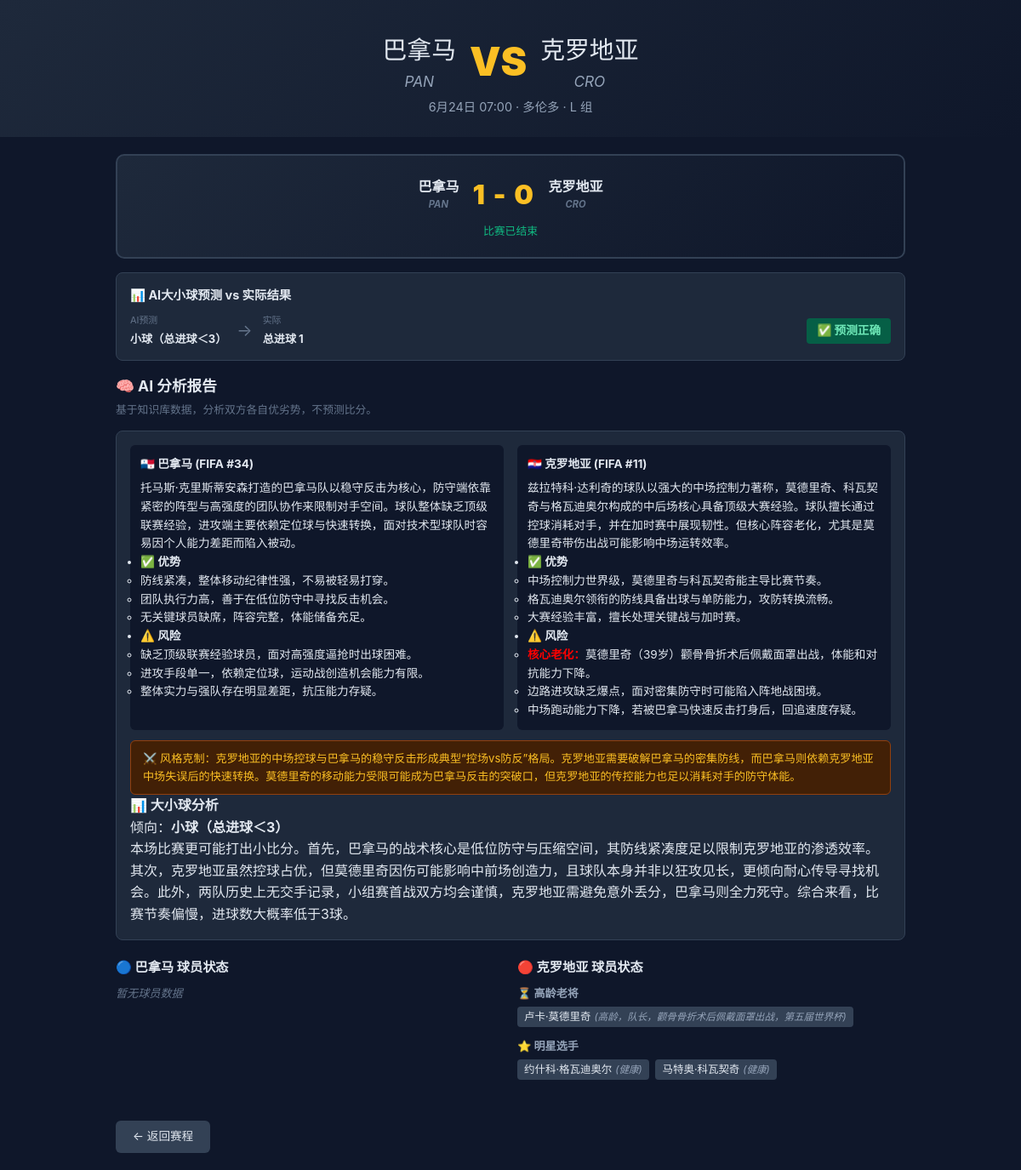
The app's page /match/48, older data.
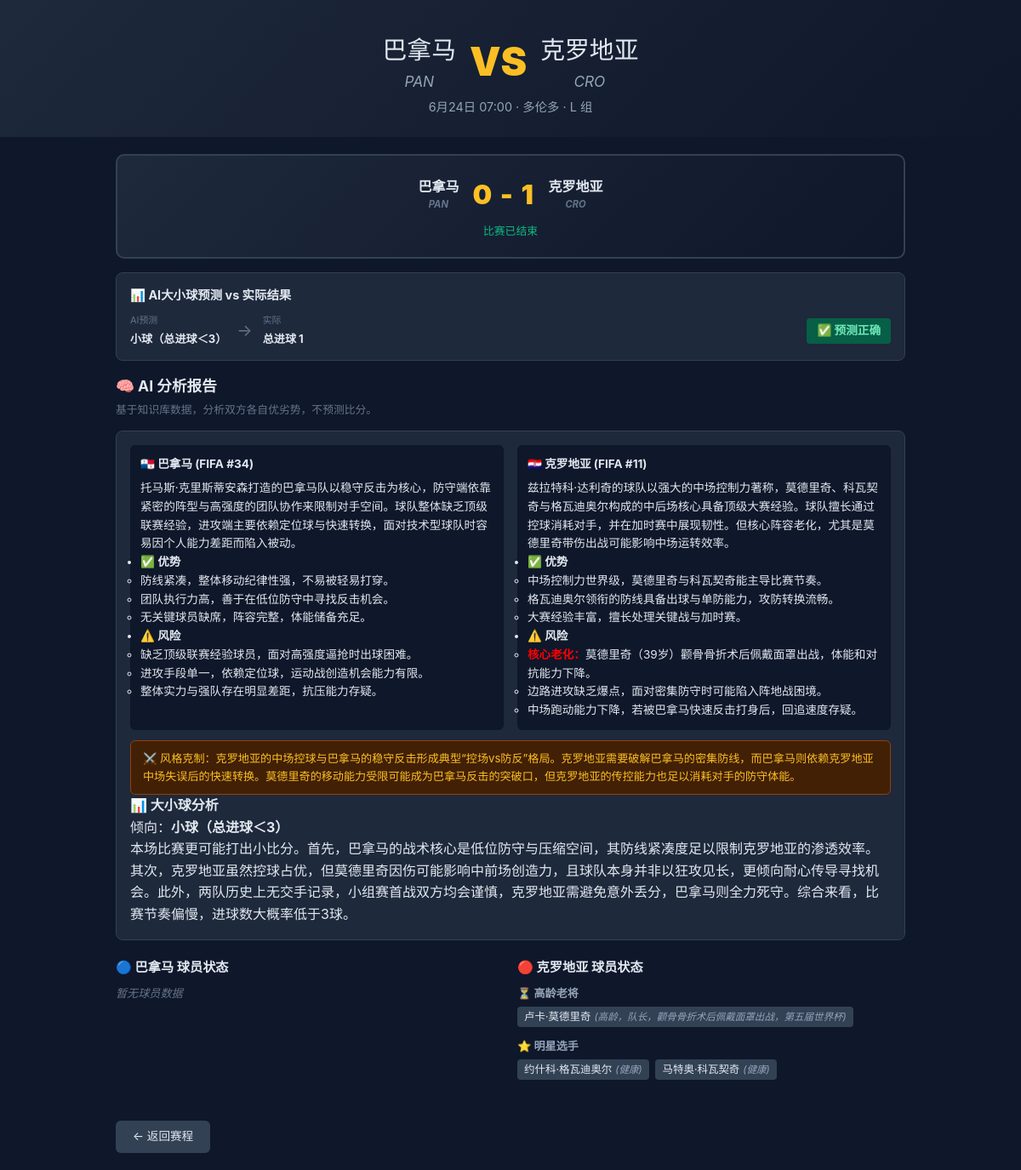
The same page, newer data.
### tables this page shows
CREATE TABLE teams (
        id INTEGER PRIMARY KEY, name TEXT, fifa_code TEXT, group_name TEXT,
        fifa_rank INTEGER DEFAULT NULL, coach TEXT DEFAULT NULL,
        style TEXT DEFAULT NULL, strengths TEXT DEFAULT NULL,
        weaknesses TEXT DEFAULT NULL, has_detail INTEGER DEFAULT 0);

CREATE TABLE matches (
        id INTEGER PRIMARY KEY, team_a_id INTEGER, team_b_id INTEGER,
        match_date TEXT, venue TEXT, group_name TEXT, team_a_score INTEGER DEFAULT NULL, team_b_score INTEGER DEFAULT NULL);

CREATE TABLE report_cache (
        match_id INTEGER PRIMARY KEY, report_html TEXT,
        created_at TIMESTAMP DEFAULT CURRENT_TIMESTAMP);

CREATE TABLE players (
        id INTEGER PRIMARY KEY, team_id INTEGER, name TEXT, category TEXT,
        age INTEGER, position TEXT, status TEXT, recent_form TEXT,
        FOREIGN KEY (team_id) REFERENCES teams(id));

### app.py (the view)
@app.route("/match/<int:match_id>")
def match(match_id):
    m, a, b, h2h, a_players, b_players = get_match(match_id)
    if m is None:
        return render_template("match.html", match=None), 404
    def classify_players(players):
        result = {}
        for p in players:
            cat = p["category"]
            if cat not in result:
                result[cat] = []
            result[cat].append(p)
        return result
    a_score = m["team_a_score"]
    b_score = m["team_b_score"]
    is_completed = a_score is not None and b_score is not None
    pred_result = None
    if is_completed:
        total_goals = a_score + b_score
        ai_pred = get_prediction_for_match(match_id)
        if ai_pred == "大球":
            pred_result = {
                "prediction": "大球（总进球≥3）",
                "actual": f"总进球 {total_goals}",
                "correct": total_goals >= 3,
            }
        elif ai_pred == "小球":
            pred_result = {
                "prediction": "小球（总进球＜3）",
                "actual": f"总进球 {total_goals}",
                "correct": total_goals < 3,
            }
    report = generate_match_report(match_id, a, b, a_players, b_players, h2h)
    return render_template(
        "match.html",
        match=m,
        team_a=a,
        team_b=b,
        h2h=h2h,
        a_players_by_cat=classify_players(a_players),
        b_players_by_cat=classify_players(b_players),
        cat_labels=CATEGORY_LABELS,
        report=report,
        is_completed=is_completed,
        pred_result=pred_result,
    )

### ai_engine.py (called while the page is built)
def generate_match_report(match_id, team_a, team_b, a_players, b_players, h2h):
    from models import get_cached_report, save_report_cache
    cached = get_cached_report(match_id)
    if cached:
        return cached
    api_key = os.environ.get("DEEPSEEK_API_KEY")
    report = _generate_with_deepseek(api_key, team_a, team_b, a_players, b_players, h2h) if api_key \
        else _generate_rule_based(team_a, team_b, a_players, b_players, h2h)
    save_report_cache(match_id, report)
    return report

### models.py (called while the page is built)
def get_match(match_id):
    conn = sqlite3.connect(DB_PATH); conn.row_factory = sqlite3.Row
    m = conn.execute("SELECT * FROM matches WHERE id=?", (match_id,)).fetchone()
    if not m: conn.close(); return None,None,None,None,[],[]
    a = conn.execute("SELECT * FROM teams WHERE id=?",(m["team_a_id"],)).fetchone()
    b = conn.execute("SELECT * FROM teams WHERE id=?",(m["team_b_id"],)).fetchone()
    h2h = conn.execute("SELECT * FROM head_to_head WHERE (team_a_id=? AND team_b_id=?) OR (team_a_id=? AND team_b_id=?)",
        (m["team_a_id"],m["team_b_id"],m["team_b_id"],m["team_a_id"])).fetchone()
    ap = conn.execute("SELECT * FROM players WHERE team_id=?",(m["team_a_id"],)).fetchall()
    bp = conn.execute("SELECT * FROM players WHERE team_id=?",(m["team_b_id"],)).fetchall()
    conn.close(); return m,a,b,h2h,ap,bp

def get_cached_report(match_id):
    conn = sqlite3.connect(DB_PATH)
    row = conn.execute("SELECT report_html FROM report_cache WHERE match_id=?", (match_id,)).fetchone()
    conn.close()
    return row[0] if row else None

def get_prediction_for_match(match_id):
    import re
    report = get_cached_report(match_id)
    if not report:
        return None
    m = re.search(r'倾向[：:]\s*<strong[^>]*>(.*?)</strong>', report)
    if m:
        text = m.group(1)
        if '大球' in text:
            return '大球'
        elif '小球' in text:
            return '小球'
    m2 = re.search(r'倾向[：:].*?(大球|小球)', report)
    if m2:
        return m2.group(1)
    return None

### templates/match.html (shortened to what this page needs)
<!DOCTYPE html>
<html lang="zh">
<head>
<link rel="stylesheet" href="/static/style.css">
</head>
<body>
{% if match %}
<header class="header match-header">
  <div class="vs-title">
    <span class="team-a">{{ team_a.name }} <em>{{ team_a.fifa_code }}</em></span>
    <span class="vs">VS</span>
    <span class="team-b">{{ team_b.name }} <em>{{ team_b.fifa_code }}</em></span>
  </div>
  <p class="subtitle">{{ match.match_date }} · {{ match.venue }} · {{ match.group_name }} 组</p>
</header>
<main class="container">
  {% if is_completed %}
  <section class="match-result-banner">
    <div class="result-score">
      <span class="result-team">{{ team_a.name }} <em>{{ team_a.fifa_code }}</em></span>
      <span class="result-score-num">{{ match.team_a_score }} - {{ match.team_b_score }}</span>
      <span class="result-team">{{ team_b.name }} <em>{{ team_b.fifa_code }}</em></span>
    </div>
    <div class="result-status">比赛已结束</div>
  </section>
  {% if pred_result %}
  <section class="prediction-comparison">
    <h3>📊 AI大小球预测 vs 实际结果</h3>
    <div class="pred-compare-row">
      <div class="pred-side">
        <span class="pred-label">AI预测</span>
        <strong>{{ pred_result.prediction }}</strong>
      </div>
      <span class="pred-vs-arrow">→</span>
      <div class="pred-side">
        <span class="pred-label">实际</span>
        <strong>{{ pred_result.actual }}</strong>
      </div>
      <div class="pred-outcome {{ 'pred-correct' if pred_result.correct else 'pred-wrong' }}">
        {{ '✅ 预测正确' if pred_result.correct else '❌ 预测错误' }}
      </div>
    </div>
  </section>
  {% endif %}
  {% endif %}
  <section class="ai-report">
    <h2>🧠 AI 分析报告</h2>
    <p class="ai-disclaimer">基于知识库数据，分析双方各自优劣势，不预测比分。</p>
    <div class="report-body">{{ report | safe }}</div>
  </section>
  <section class="players-comparison">
    <div class="team-col">
      <h3>🔵 {{ team_a.name }} 球员状态</h3>
      {% if a_players_by_cat %}
        {% for cat, plist in a_players_by_cat.items() %}
        <div class="player-mini-group"><strong>{{ cat_labels.get(cat, cat) }}</strong>
          {% for p in plist %}
          <span class="player-tag">{{ p.name }}<i>({{ p.status }})</i></span>
          {% endfor %}
        </div>
        {% endfor %}
      {% else %}
        <p class="no-players">暂无球员数据</p>
      {% endif %}
    </div>
    <div class="team-col">
      <h3>🔴 {{ team_b.name }} 球员状态</h3>
      {% if b_players_by_cat %}
        {% for cat, plist in b_players_by_cat.items() %}
        <div class="player-mini-group"><strong>{{ cat_labels.get(cat, cat) }}</strong>
          {% for p in plist %}
          <span class="player-tag">{{ p.name }}<i>({{ p.status }})</i></span>
          {% endfor %}
        </div>
        {% endfor %}
      {% else %}
        <p class="no-players">暂无球员数据</p>
      {% endif %}
    </div>
  </section>
  <a href="/" class="btn-back">← 返回赛程</a>
</main>
{% endif %}
</body>
</html>

### static/style.css (style rules this page uses)
* { margin:0;padding:0;box-sizing:border-box }
body { font-family:-apple-system,BlinkMacSystemFont,"Segoe UI",Roboto,sans-serif;background:#0f172a;color:#e2e8f0;min-height:100vh;line-height:1.6 }
a { color:#818cf8;text-decoration:none }
.header { text-align:center;padding:36px 16px 24px;background:linear-gradient(135deg,#1e293b,#0f172a) }
.subtitle { color:#94a3b8;font-size:.9rem;margin-top:4px }
.match-header .vs-title { font-size:clamp(1.2rem,3vw,1.8rem);display:flex;justify-content:center;align-items:center;gap:16px;flex-wrap:wrap }
.vs { color:#fbbf24;font-weight:900;font-size:1.6em }
.team-a em,.team-b em { font-size:.6em;color:#94a3b8;display:block }
.container { max-width:960px;margin:0 auto;padding:20px 16px }
.ai-report { margin-bottom:20px }
.ai-report h2 { font-size:1.1rem;margin-bottom:4px }
.ai-disclaimer { font-size:.8rem;color:#64748b;margin-bottom:14px }
.report-body { border:1px solid #334155;border-radius:8px;padding:16px;background:#1e293b }
.report-grid { display:grid;grid-template-columns:1fr 1fr;gap:16px;font-size:.85rem }
.report-col { padding:12px;border-radius:6px;background:#0f172a }
.report-col h4 { margin-bottom:6px }
.style-clash { padding:10px 14px;margin-top:12px;background:#422006;border:1px solid #92400e;border-radius:6px;font-size:.82rem;color:#fbbf24 }
.players-comparison { display:grid;grid-template-columns:1fr 1fr;gap:16px;margin-bottom:20px }
.team-col h3 { font-size:.95rem;margin-bottom:8px }
.team-col .no-players { color:#64748b;font-size:.82rem;font-style:italic }
.player-mini-group { margin-bottom:10px;font-size:.82rem }
.player-mini-group strong { color:#94a3b8;display:block;margin-bottom:3px }
.player-tag { display:inline-block;padding:2px 8px;margin:2px 4px 2px 0;background:#334155;border-radius:4px;font-size:.78rem }
.player-tag i { color:#94a3b8;margin-left:4px;font-size:.72rem }
.btn-back { display:inline-block;margin-top:16px;padding:8px 20px;border-radius:6px;background:#334155;color:#e2e8f0;font-size:.85rem }
.pred-correct { background: #065f46; color: #6ee7b7; }
.match-result-banner { text-align: center; padding: 20px 16px; margin-bottom: 16px; background: linear-gradient(135deg, #1e293b, #0f172a); border: 2px solid #334155; border-radius: 10px; }
.result-score { display: flex; justify-content: center; align-items: center; gap: 16px; flex-wrap: wrap; }
.result-score-num { font-size: 2rem; font-weight: 900; color: #fbbf24; letter-spacing: .05em; }
.result-team { font-size: 1rem; font-weight: 700; color: #e2e8f0; }
.result-team em { color: #64748b; font-size: .7em; display: block; }
.result-status { color: #10b981; font-size: .8rem; margin-top: 8px; }
.prediction-comparison { padding: 14px 16px; margin-bottom: 16px; background: #1e293b; border: 1px solid #334155; border-radius: 8px; }
.prediction-comparison h3 { font-size: .9rem; margin-bottom: 10px; color: #e2e8f0; }
.pred-compare-row { display: flex; align-items: center; gap: 12px; flex-wrap: wrap; font-size: .82rem; }
.pred-side { display: flex; flex-direction: column; gap: 2px; }
.pred-label { font-size: .68rem; color: #64748b; text-transform: uppercase; }
.pred-vs-arrow { color: #64748b; font-size: 1.2rem; }
.pred-outcome { margin-left: auto; padding: 4px 12px; border-radius: 4px; font-weight: 700; font-size: .85rem; }

Row changes from the older to the newer data that the page shows:
changed matches "多伦多": team_a_score "1" → "0"; team_b_score "0" → "1"
